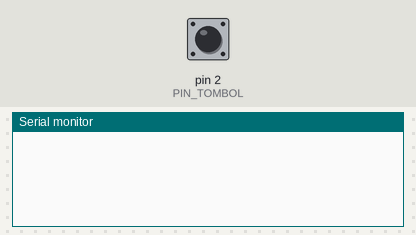
Bench run of a sketch on a simulated Arduino Uno, built with avr-gcc and run on an emulated ATmega328P. Shown: the last lines printed to the serial monitor. The inputs (shaded band) are chosen by the test bench; at power-on: pin 2 (PIN_TOMBOL) HIGH.

Above: at 1.2 s.
1.3 s: pin 2 (PIN_TOMBOL) pulled LOW for 0.15 s
At 2.2 s:
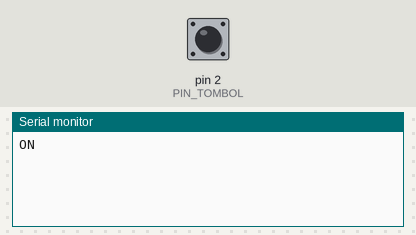
2.9 s: pin 2 (PIN_TOMBOL) pulled LOW for 1 s
At 3.4 s:
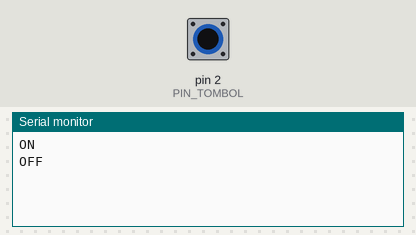

Measured:
- after the input at 1.3 s, the serial monitor: prints a new line at once (image 1)
- after the input at 2.9 s, the serial monitor: prints a new line at once (image 2)

The sketch:

5.ino
```cpp
/*
* MONSTER ARDUINO V2
* Program Tombol Modular
* www.ElangSakti.com
*/
// kita set supaya tombol active low
#define ON LOW // active low
#define OFF !ON
// tombol pada pin 2
const byte PIN_TOMBOL = 2;
// data awal ada OFF
// dan data sebelumnya juga OFF
boolean data = OFF;
boolean data_last = data;
// variabel untuk lock status
boolean logika = data;
// delay untuk penekanan tombol.
// setelah tombol ditekan, maka selama 150 ms
// tidak bisa ditekan.
// delay ini berguna untuk menghindari 2 kali eksekusi
unsigned long delay_press = 150; // dalam ms
unsigned long delay_press_last = 0;
void setup() {
// buka koneksi ke serial
Serial.begin(19200);
while(!Serial);
// tombol sebagai input dengan pullup resistor
pinMode(PIN_TOMBOL,INPUT_PULLUP);
}
void loop() {
// baca logika tombol
TombolListener();
}
// fungsi TombolListener
void TombolListener(){
// jika selisih waktu penekanan tombol
// lebih besar dari waktu delay tombol
// baca tombol lagi, jika tidak tombol tdk dibaca
if( millis() - delay_press_last > delay_press ){
// baca data tombol
data = digitalRead(PIN_TOMBOL);
// jika data berbeda dari data sebelumnya
// cetak ke serial monitor
if(data != data_last){
// jika data = ON
if(data == ON){
// balik status logika tolbol
logika = !logika;
// eksekusi aksi tombol sesuai logika
AksiTombol(logika);
}
// simpan data sebagai data sebelumnya
data_last = data;
// catat waktu penekanan tombol terakhir
delay_press_last = millis();
}
}
}
// Fungsi AksiTombol
// INPUT : boolean tombol
void AksiTombol(boolean tombol){
// jika ON, cetak ON
// jika OFF, cetak OFF
if( tombol == ON ){
Serial.println("ON");
} else {
Serial.println("OFF");
}
}
```
